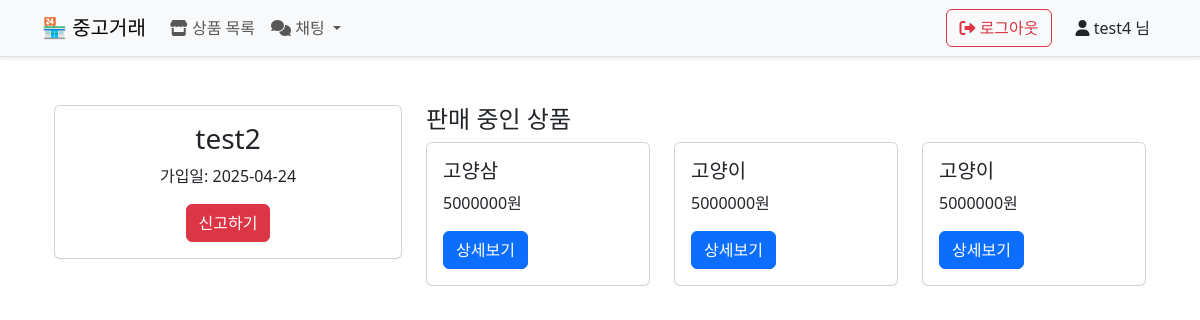
The app's page /accounts/profile/2/ (signed in) with its own data.
### accounts/models.py (models this page shows)
class CustomUser(AbstractUser):
    bio = models.TextField(blank=True)
    account_number = models.CharField(max_length=30, blank=True)
    is_admin = models.BooleanField(default=False)
    is_active = models.BooleanField(default=True)

### products/models.py (models this page shows)
class Product(models.Model):
    name = models.CharField(max_length=100)
    description = models.TextField()
    price = models.PositiveIntegerField()
    user = models.ForeignKey(CustomUser, on_delete=models.CASCADE)
    created_at = models.DateTimeField(auto_now_add=True)
    is_hidden = models.BooleanField(default=False)

### accounts/views.py (the view)
# urls.py: path('profile/<int:user_id>/', views.user_profile, name='user_profile'),
@login_required
def user_profile(request, user_id):
    target_user = get_object_or_404(CustomUser, id=user_id)
    user_products = Product.objects.filter(user=target_user).order_by('-created_at')
    context = {
        'target_user': target_user,
        'user_products': user_products,
    }
    return render(request, 'accounts/user_profile.html', context)

### templates/accounts/user_profile.html (shortened to what this page needs)
{% extends 'base.html' %}
{% block content %}
<div class="container mt-5">
    <div class="row">
        <div class="col-md-4">
            <div class="card">
                <div class="card-body text-center">
                    <h3 class="card-title">{{ target_user.username }}</h3>
                    <p class="card-text">가입일: {{ target_user.date_joined|date:"Y-m-d" }}</p>
                    {% if user != target_user %}
                    <button type="button" class="btn btn-danger" data-bs-toggle="modal" data-bs-target="#reportModal">
                        신고하기
                    </button>
                    {% endif %}
                </div>
            </div>
        </div>
        <div class="col-md-8">
            <h4>판매 중인 상품</h4>
            <div class="row">
                {% for product in user_products %}
                <div class="col-md-4 mb-4">
                    <div class="card">
                        <div class="card-body">
                            <h5 class="card-title">{{ product.name }}</h5>
                            <p class="card-text">{{ product.price }}원</p>
                            <a href="{% url 'products:product_detail' product.id %}" class="btn btn-primary">상세보기</a>
                        </div>
                    </div>
                </div>
                {% empty %}
                <div class="col-12">
                    <p>판매 중인 상품이 없습니다.</p>
                </div>
                {% endfor %}
            </div>
        </div>
    </div>
</div>
{% endblock %}

### templates/base.html (shortened to what this page needs)
<!DOCTYPE html>
<html lang="ko">
<head>
  <link href="https://cdn.jsdelivr.net/npm/bootstrap@5.3.0/dist/css/bootstrap.min.css" rel="stylesheet">
  <link href="https://cdnjs.cloudflare.com/ajax/libs/font-awesome/6.0.0/css/all.min.css" rel="stylesheet">
</head>
<body>
  <nav class="navbar navbar-expand-lg navbar-light bg-light border-bottom shadow-sm">
    <div class="container">
      <a class="navbar-brand" href="/">🏪 중고거래</a>
      <div class="collapse navbar-collapse" id="navbarNav">
        <ul class="navbar-nav me-auto">
          <li class="nav-item">
            <a class="nav-link" href="{% url 'products:product_list' %}">
              <i class="fas fa-store"></i> 상품 목록
            </a>
          </li>
          {% if user.is_authenticated %}
          <li class="nav-item dropdown">
            <a class="nav-link dropdown-toggle" href="#" id="chatDropdown" role="button" data-bs-toggle="dropdown">
              <i class="fas fa-comments"></i> 채팅
            </a>
          </li>
          {% endif %}
        </ul>
        <div class="d-flex align-items-center">
          {% if user.is_authenticated %}
            <form method="post" action="{% url 'accounts:logout' %}" class="me-3">
              <button type="submit" class="btn btn-outline-danger">
                <i class="fas fa-sign-out-alt"></i> 로그아웃
              </button>
            </form>
            <a href="{% url 'accounts:mypage' %}" class="nav-link px-2">
              <i class="fas fa-user"></i> {{ user.username }} 님
            </a>
          {% endif %}
        </div>
      </div>
    </div>
  </nav>
  <div class="container mt-4">
    {% block content %}{% endblock %}
  </div>
</body>
</html>

### records on screen
CustomUser: username "test4"
CustomUser: username "test2", date_joined "2025-04-24"
Product: name "고양삼", price "5000000"
Product: name "고양이", price "5000000"
Product: name "고양이", price "5000000"
